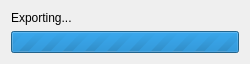
<?xml version="1.0" encoding="UTF-8"?>
<ui version="4.0">
 <class>ExportingDialog</class>
 <widget class="QDialog" name="ExportingDialog">
  <property name="geometry">
   <rect>
    <x>0</x>
    <y>0</y>
    <width>250</width>
    <height>50</height>
   </rect>
  </property>
  <property name="sizePolicy">
   <sizepolicy hsizetype="Maximum" vsizetype="Maximum">
    <horstretch>0</horstretch>
    <verstretch>0</verstretch>
   </sizepolicy>
  </property>
  <property name="windowTitle">
   <string>Exporting...</string>
  </property>
  <layout class="QVBoxLayout" name="verticalLayout">
   <item>
    <widget class="QLabel" name="statusLabel">
     <property name="text">
      <string>Exporting...</string>
     </property>
    </widget>
   </item>
   <item>
    <widget class="QProgressBar" name="progressBar">
     <property name="maximum">
      <number>0</number>
     </property>
     <property name="value">
      <number>-1</number>
     </property>
    </widget>
   </item>
  </layout>
 </widget>
 <resources/>
 <connections/>
</ui>
